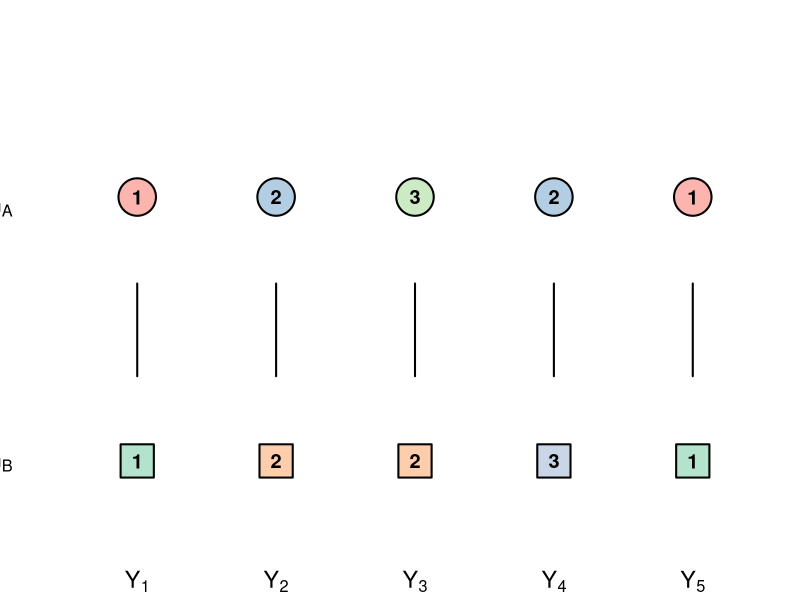

Generate this figure with R:
set.seed(123)

# Bipartite edges: pairs of nodes (A node, B node)
edges <- list(
  c(1, 1),
  c(2, 2),
  c(3, 2),
  c(2, 3),
  c(1, 1)
)

n_edges <- length(edges)

# Unique nodes in each group
nodes_A <- sort(unique(sapply(edges, `[`, 1)))
nodes_B <- sort(unique(sapply(edges, `[`, 2)))

# Colors for nodes (soft palettes)
library(RColorBrewer)
colors_A <- brewer.pal(min(length(nodes_A), 8), "Pastel1")
colors_B <- brewer.pal(min(length(nodes_B), 8), "Pastel2")
names(colors_A) <- nodes_A
names(colors_B) <- nodes_B

pdf("examples/bipartite_bnp_nets.pdf", width = 3, height = 2.5)
par(mar = c(1.5, 2, 0, 0.5), mgp = c(3, 0.3, 0)) # Bring labels closer

# Plot canvas
plot(NA,
  xlim = c(0.5, n_edges + 0.5), ylim = c(0, 3),
  xaxt = "n", yaxt = "n", xlab = "", ylab = "", bty = "n", type = "n"
)

# Plot params
node_cex <- 5
get_node_radius <- function(cex) strheight("O", cex = cex)
node_radius <- get_node_radius(node_cex) / 0.72
margin <- 0.01

# X positions for edges
x_pos <- 1:n_edges
y_A <- 2
y_B <- 0.5

text(x = 0, y = y_A - 0.05, labels = expression(G[A]), font = 2, cex = 1.4, xpd = NA)
text(x = 0, y = y_B, labels = expression(G[B]), font = 2, cex = 1.4, xpd = NA)

# Draw nodes and edges
for (i in seq_len(n_edges)) {
  edge <- edges[[i]]
  nodeA <- edge[1]
  nodeB <- edge[2]
  x <- x_pos[i]

  # A node (circle)
  points(x, y_A, pch = 21, bg = colors_A[as.character(nodeA)], cex = node_cex, lwd = 2)
  text(x, y_A, labels = nodeA, cex = 1.2, col = "black", font = 2)

  # B node (square)
  points(x, y_B, pch = 22, bg = colors_B[as.character(nodeB)], cex = node_cex, lwd = 2)
  text(x, y_B, labels = nodeB, cex = 1.2, col = "black", font = 2)

  # Edge line
  segments(
    x0 = x, y0 = y_A - node_radius - margin,
    x1 = x, y1 = y_B + node_radius,
    lwd = 2, col = "black"
  )
}

# Create math expression labels: Y[1], Y[2], ...
edge_labels <- do.call(expression, lapply(1:n_edges, function(i) bquote(Y[.(i)])))

# Add axis (invisible line) with math labels close to plot
axis(1, at = x_pos, labels = edge_labels, lwd = 0, cex.axis = 1.4)

dev.off()
